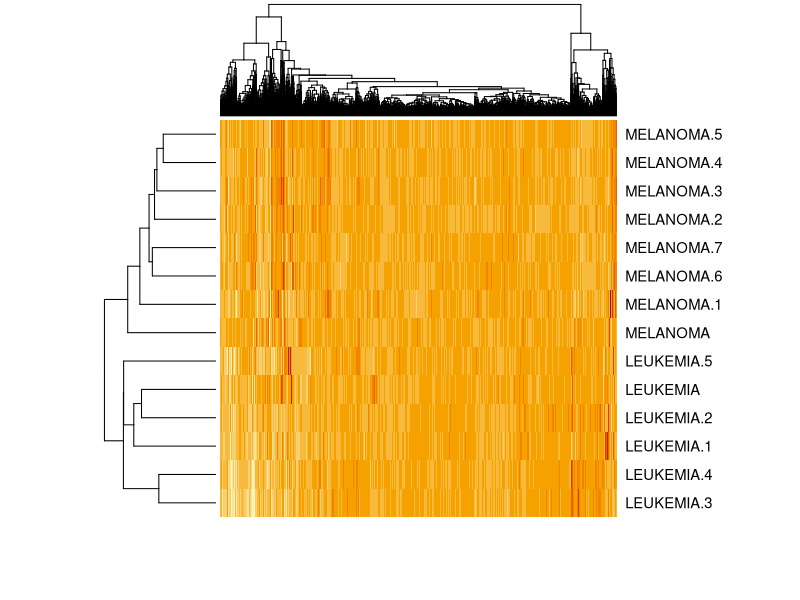
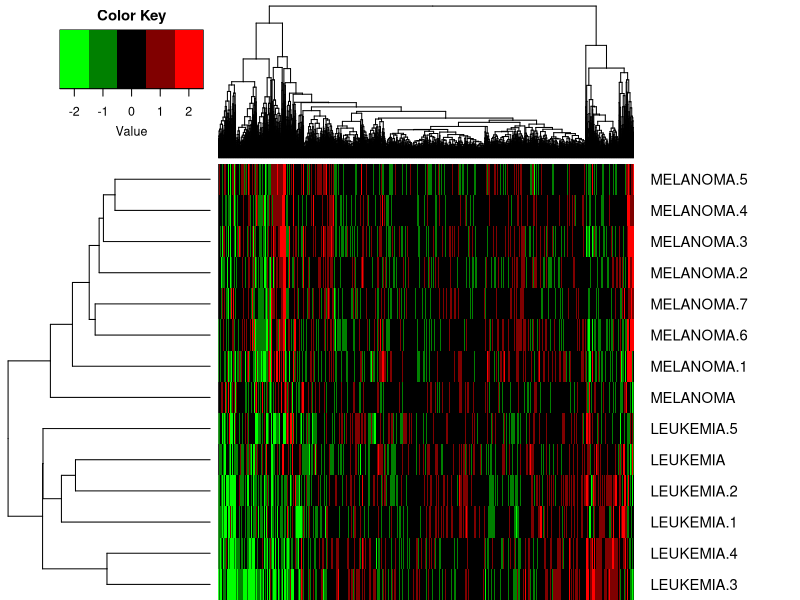

Write the R code that produced these figures, in order.
## ---- chunk 1
health <- read.csv("health.csv")
head(health)
## ---- chunk 2
str(health)
## ---- chunk 3
summary(health$sex)
## ---- chunk 4
sum(is.na(health$height))
## ---- chunk 5
sum(health$height>1.875, na.rm=TRUE)
## ---- chunk 6
levels(health$hands_eating)
## ---- chunk 7
health$hands_eating <- factor(health$hands_eating, levels=c("Always","Most of the time","Sometimes","Rarely","Never"))
## ---- chunk 8
unemployment <- read.table("unemployment.txt", head=TRUE, sep="|")
## ---- chunk 9
library(dplyr)
countySortedByRate <- unemployment %>% filter(period == "Aug-11") %>% arrange(desc(rate)) %>% select(county,state)
head(countySortedByRate, 3)
## ---- chunk 10
tail(countySortedByRate, 3)
## ---- chunk 11
overallRate <- with(unemployment, sum(unemployed)/sum(as.numeric(civilian))*100)
unemployment %>% filter(period == "Aug-11", state_code == "IN") %>% mutate(diff = abs(rate-overallRate)) %>% arrange(diff) %>% filter(diff == min(diff)) %>% select(county, rate, diff)
## ---- chunk 12
microarray <- read.table("microarray.txt", head=TRUE)
dim(microarray)
## ---- chunk 13
bvar <- function(data, rows) {
  rowSd <- apply(data[rows,], 1, sd)
  as.integer(names(rowSd)[which.max(rowSd)])
}
bvar(microarray, c(40, 50, 60))
## ---- chunk 14
microarray <- microarray %>% select(starts_with("LEUKEMIA"), starts_with("MELANOMA"))
heatmap(t(as.matrix(microarray)), labCol=FALSE, scale="none")
## ---- chunk 15
library("gplots")
heatmap.2(t(as.matrix(microarray)), col=greenred, breaks=-2.5:2.5, labCol=FALSE, margins=c(0,10), scale="none", trace="none", density.info="none")
